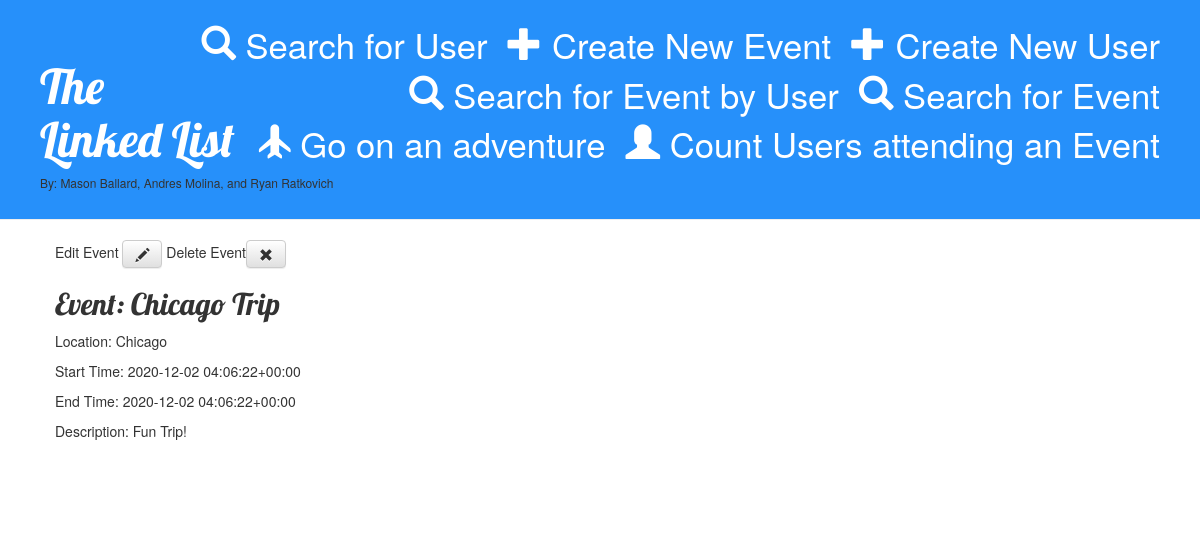
The app's page /event/3/ with its own data.
### api/models.py (models this page shows, shortened)
class Event(models.Model):
    event_name = models.CharField(max_length=20)
    location = models.CharField(max_length=50, default="")
    startTime = models.DateTimeField(default = timezone.now,blank=False, null=False)
    endTime = models.DateTimeField(default = timezone.now,blank=False, null=False)
    description = models.TextField(default="")

### api/views.py (the view)
# urls.py: path('event/<int:pk>/', views.event_detail, name='event_detail'),
def event_detail(request, pk):
    event = get_object_or_404(Event, pk=pk)
    return render(request, 'api/event_detail.html', {'event': event})

### api/templates/api/event_detail.html
{% extends 'api/base.html' %}
{% block content %}
    <div class="user">
        Edit Event <a class="btn btn-default" href="{% url 'event_edit' pk=event.pk %}"><span class="glyphicon glyphicon-pencil"></span></a>
        Delete Event<a class="btn btn-default" href="{% url 'event_remove' pk=event.pk %}"><span class="glyphicon glyphicon-remove"></span></a>
        <h2>Event: {{ event.event_name }}</h2>
        <p>Location: {{ event.location|linebreaksbr }}</p>
        <p>Start Time: {{ event.startTime|linebreaksbr }}</p>
        <p>End Time: {{ event.endTime|linebreaksbr }}</p>
        <p>Description: {{ event.description|linebreaksbr }}</p>
    </div>
{% endblock %}

### api/static/css/api.css (style rules this page uses)
h1, h2, h3, h4 { font-family: 'Lobster', cursive; }
.user { margin-bottom: 70px; }

### records on screen
Event: event_name "Chicago Trip", location "Chicago", startTime "2020-12-02 04:06:22+00:00", endTime "2020-12-02 04:06:22+00:00", description "Fun Trip!"
